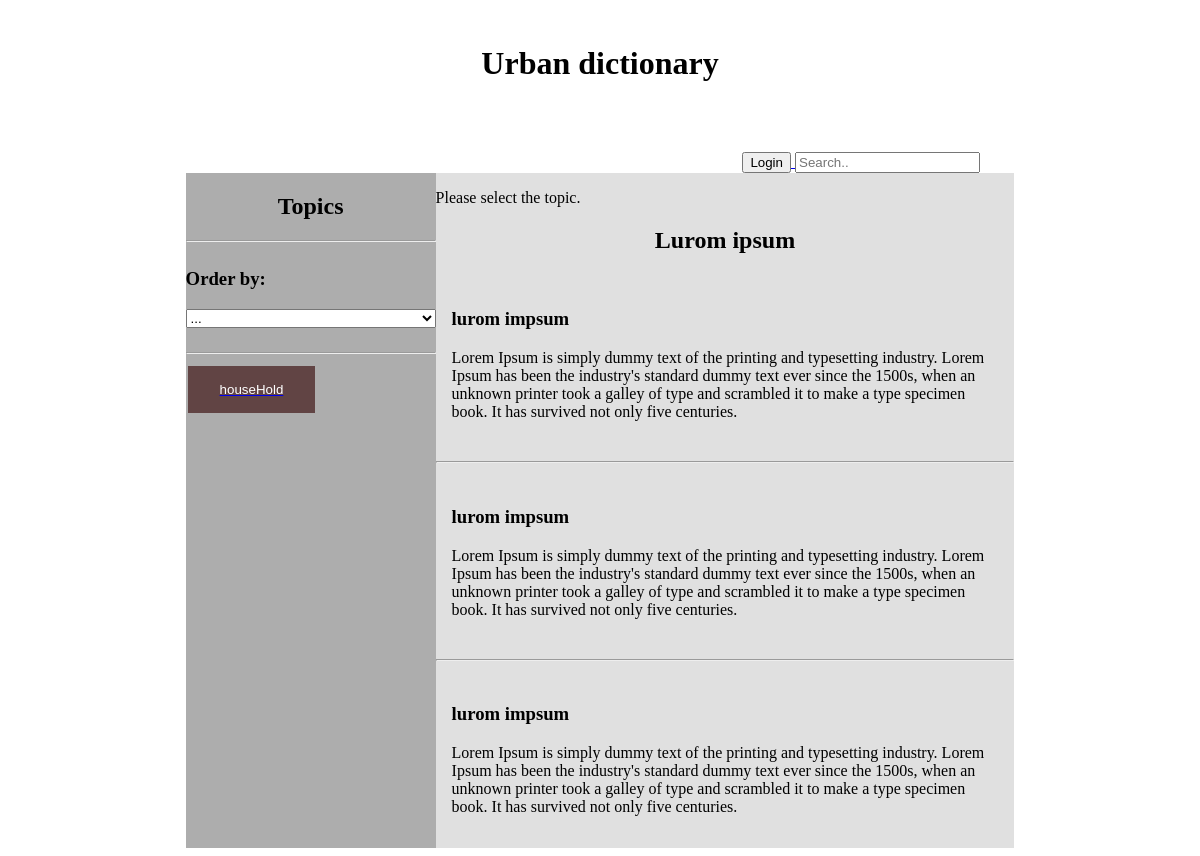
Before: / with the older database file.
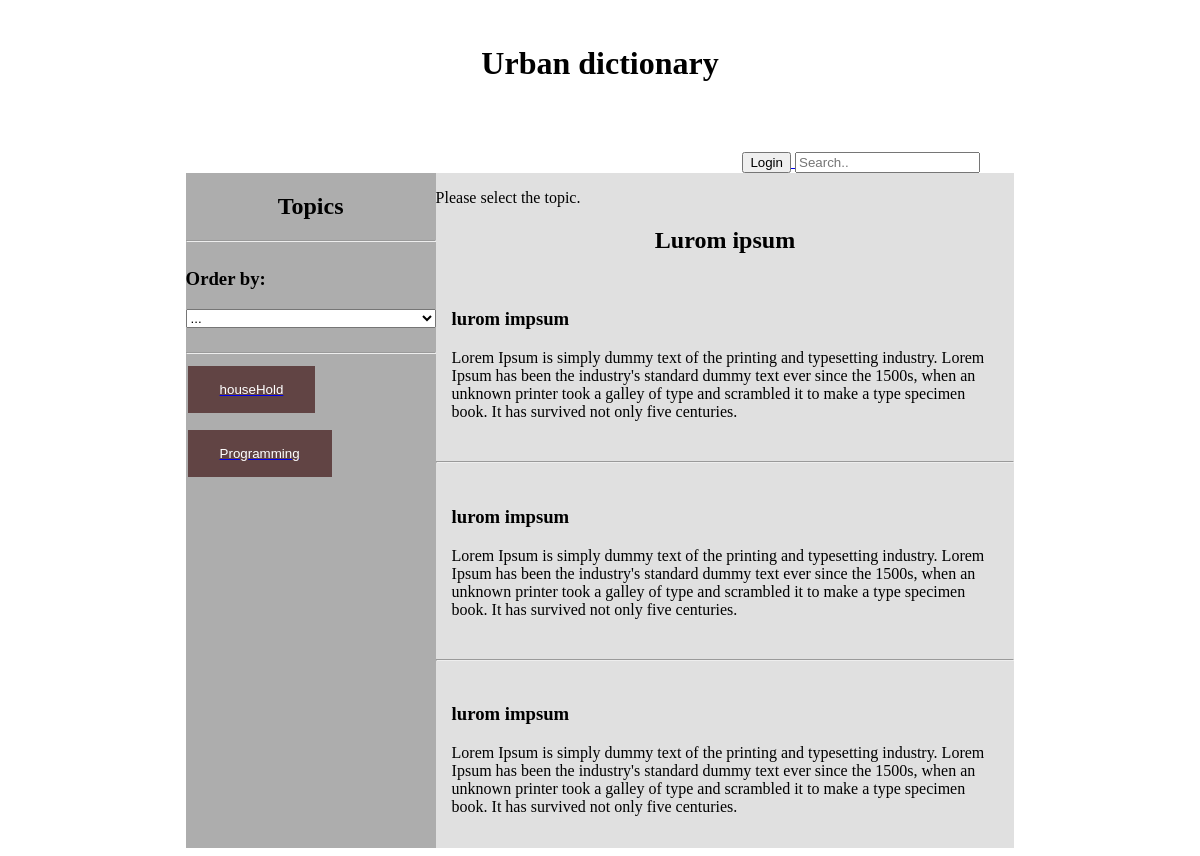
After: the same page with the newer database file.
### tables this page shows
CREATE TABLE `topics` (
  `topicId` int(25) NOT NULL,
  `topicName` varchar(250) NOT NULL,
  `userId` int(250) NOT NULL
);

### View/View.php (called while the page is built, shortened)
<?php
class View{
	function createPage($contentFilePath, $data){
		include 'View/includes/header.php';
		include $contentFilePath;
		include 'View/includes/footer.php';
	}
}
?>

### index.php (called while the page is built)
<?php
include './Controller/Controller.php';
$controller = new Controller();
$controller->invoke();
?>

### Model/Topic.php (called while the page is built, shortened)
<?php
class Topic{
	private $id;
	private $topicName;
	function __construct($topicName, $userId, $id = -1){
		$this->id = $id;
		$this->topicName = $topicName;
	}
	function getID(){
		return $this->id;
	}
	function getTopicName(){
		return $this->topicName;
	}
}
?>

### Model/DBModel.php (called while the page is built, shortened)
<?php
class DBModel {
	private $db;
	function __construct() {
		try {
			$this->db = new PDO("mysql:host=localhost;dbname=urban_dictionary;", "root", "");
		} catch(PDOException $e){
			echo "Error ocurred! " . $e->getMessage();
		}
	}
	function getTopics(){
		$topics = array();
		$query = $this->db->prepare("SELECT * FROM topics");
		$query->execute();
		$result = $query->fetchAll(PDO::FETCH_ASSOC);
		foreach ($result as $row) {
			$topic = new Topic($row["topicName"], $row["userId"], $row["topicId"]);
			array_push($topics, $topic);
		}
		return $topics;
	}
}
?>

### View/Home.php (the view, shortened to what this page needs)
<div class="homeBody">
	<header>
	<h1>Urban dictionary</h1>
	<div class="user_options">
		<?php if(isset($_SESSION["user"])){ ?>
			<a href="/Urban_Dictionary/index.php?logout=1">
				<input type="button"  value="Logout">
			</a>
			<a href="/Urban_Dictionary/index.php?editprofile=1">
				<input type="button" value="Edit profile">
			</a>
			<a href="/Urban_Dictionary/index.php?createTopic=1">
				<input type="button" value="Create Topic">
			</a>
			<a href="/Urban_Dictionary/index.php?createEntry=1">
				<input type="button" value="Add an entry">
			</a>
		<?php } else { ?>
			<a href="/Urban_Dictionary/index.php?login=1">
				<input type="button"  value="Login">
			</a>
		<?php } ?>
		<input type="text" placeholder="Search..">
	</div>
	</header>
	<div class="grid">
		<div class="topics_container">
			<h2>Topics</h2>
			<hr>
			<div class="orderByOptions">
				<h3>Order by:</h3>
				<select>
					<option value="text" selected="...">...</option>
				</select>
			</div>
			<hr>
			<div class="topics">
				<?php
						foreach ($data[0] as $topic) {
							echo "<form class=\"topicDeleteButton\" method=\"POST\" action=\"index.php\">";
								echo "<a href=\"/Urban_Dictionary/index.php?topicEntries=". $topic->getID()."\">";
									echo "<input class=\"topics\" type=\"button\" data-id=\"". $topic->getID() ."\" value=\"". $topic->getTopicName() . "\">";
								echo "</a>";
							echo "</form>";
						}
				?>
			</div>
		</div>
		<div class="text_container">
			<?php
				if(sizeof($data) >= 2){
					foreach ($data[1] as $entry) {
						echo "<div class=\"sections\">";
							echo "<h2>". $entry->getEntryName() ."</h2>";
							echo "<p>" . $entry->getEntryDescription() . "</p>";
						echo "</div>";
						echo "<form class=\"entryDeleteButtonForm\" method=\"POST\" action=\"index.php\">";
							if(isset($_SESSION["user"]) && ($_SESSION["user"]->getUserType() == "admin" || ($_SESSION["user"]->getUserType() == "author" && $entry->getUserID() == $_SESSION["user"]->getID()))){
								echo "<a href=\"/Urban_Dictionary/index.php?topicEntries=". $_GET["topicEntries"] ."&deleteEntry=". $entry->getID() ."\">";
									echo "<button type=\"button\" class=\"btn\"><i class=\"fa fa-trash\"></i></button>";
								echo "</a>";
							}
						echo "</form>";
						echo "<hr>";
					}
				} else {
					echo "<p>Please select the topic.</p>";
				}
			?>
			<h2>Lurom ipsum</h2>
			<div class="sections">
				<h3>lurom impsum</h3>
				<p>Lorem Ipsum is simply dummy text of the printing and typesetting industry. Lorem Ipsum has been the industry's standard dummy text ever since the 1500s, when an unknown printer took a galley of type and scrambled it to make a type specimen book. It has survived not only five centuries.</p>
			</div>
			<hr>
			<div class="sections">
				<h3>lurom impsum</h3>
				<p>Lorem Ipsum is simply dummy text of the printing and typesetting industry. Lorem Ipsum has been the industry's standard dummy text ever since the 1500s, when an unknown printer took a galley of type and scrambled it to make a type specimen book. It has survived not only five centuries.</p>
			</div>
			<hr>
			<div class="sections">
				<h3>lurom impsum</h3>
				<p>Lorem Ipsum is simply dummy text of the printing and typesetting industry. Lorem Ipsum has been the industry's standard dummy text ever since the 1500s, when an unknown printer took a galley of type and scrambled it to make a type specimen book. It has survived not only five centuries.</p>
			</div>
		</div>
	</div>
</div>

Changed rows visible on the page:
added topics: topicName "Programming"
